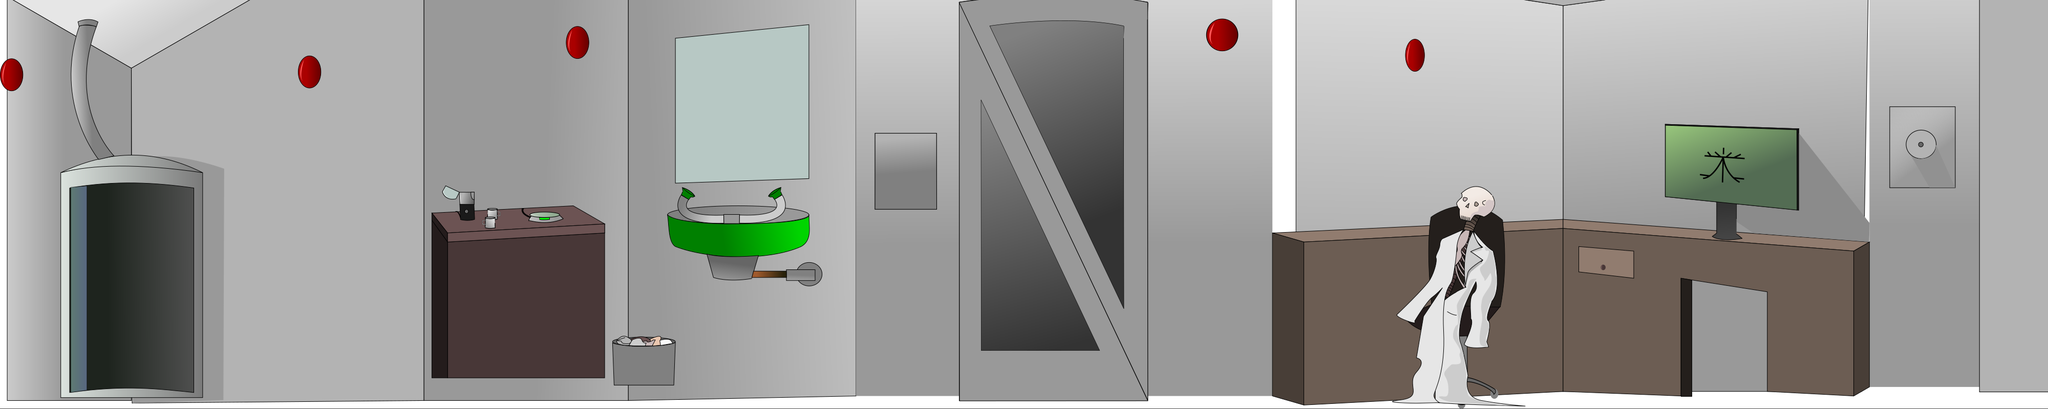

A level layout from a 2D game, rendered from its tile map. Below: a short description, then the map file with tile-grid data replaced by summaries:
An orthogonal 1x1 tile map with 4000x800 px tiles, 1 tile layer (bg) and 21 objects (9x polyline, 6x rectangle, 5x ellipse, rectanlge).

<map version="1.0" orientation="orthogonal" renderorder="right-down" width="1" height="1" tilewidth="4000" tileheight="800" nextobjectid="24">
 <tileset firstgid="1" name="images" tilewidth="4000" tileheight="800" tilecount="1" columns="0">
  <tile id="0">
   <image width="4000" height="800" source="PNC1.png" />
  </tile>
 </tileset>
 <layer name="bg" width="1" height="1">
  <data>[1 cells, 1 non-empty, 1 distinct tile ids]</data>
 </layer>
 <objectgroup name="lights">
  <object id="1" name="L1" type="polyline" x="1" y="140">
   <properties>
    <property name="interaction" value="Warning lights." />
    <property name="message" value="These lights are getting on my nerves." />
   </properties>
   <polyline points="0,0 13,1 32,29 17,65 0,64 0,0" />
  </object>
  <object id="2" name="L2" type="ellipse" x="569" y="136" width="45" height="63">
   <properties>
    <property name="interaction" value="Warning Lights." />
    <property name="message" value="These lights are getting on my nerves." />
   </properties>
   <ellipse />
  </object>
  <object id="3" name="L3" type="ellipse" x="1061" y="110" width="46" height="66">
   <properties>
    <property name="interaction" value="Warning lights." />
    <property name="message" value="These lights are getting on my nerves." />
   </properties>
   <ellipse />
  </object>
  <object id="5" name="L4" type="ellipse" x="2279" y="70" width="66" height="63">
   <properties>
    <property name="interaction" value="Warning lights." />
    <property name="message" value="These lights are getting on my nerves." />
   </properties>
   <ellipse />
  </object>
  <object id="6" name="L5" type="ellipse" x="2471" y="118" width="44" height="67">
   <properties>
    <property name="interaction" value="Warning lights." />
    <property name="message" value="These lights are getting on my nerves." />
   </properties>
   <ellipse />
  </object>
  <object id="7" name="L6" type="ellipse" x="3883" y="72" width="64" height="64">
   <properties>
    <property name="interaction" value="Warning lights." />
    <property name="message" value="These lights are getting on my nerves." />
   </properties>
   <ellipse />
  </object>
 </objectgroup>
 <objectgroup name="objects">
  <object id="9" name="chamber" type="polyline" x="175" y="337">
   <properties>
    <property name="interaction" value="I remember being put here for good. What happened?" />
    <property name="message" value="I remember being put here for good. What happened?" />
   </properties>
   <polyline points="0,0 -48,-104 -44,-247 -34,-271 5,-268 -20,-128 32,-8 139,-6 206,24 208,459 -71,461 -70,25 1,-2" />
  </object>
  <object id="10" name="pipe" type="rectangle" x="1432" y="588" width="60" height="17">
   <properties>
    <property name="interaction" value="Isn't iron oxide the same as rust?" />
    <property name="message" value="A rusty pipe." />
   </properties>
  </object>
  <object id="11" name="sink" type="polyline" x="1350" y="602">
   <properties>
    <property name="interaction" value="An eyewashing sink." />
    <property name="message" value="An eyewashing sink." />
   </properties>
   <polyline points="0,0 74,3 88,-43 177,-64 191,-118 142,-139 131,-178 106,-159 121,-144 -45,-139 -34,-167 -62,-177 -73,-133 -93,-123 -75,-61 -12,-44 0,0" />
  </object>
  <object id="12" name="trashbin" type="polyline" x="1155" y="795">
   <properties>
    <property name="interaction" value="There's some aluminum foil in this trash bin." />
    <property name="message" value="A trash bin. Probably nothing special." />
   </properties>
   <polyline points="0,0 119,1 121,-70 49,-81 -3,-71 -1,-3" />
  </object>
  <object id="13" name="scale" type="polyline" x="976.667" y="468.667">
   <properties>
    <property name="interaction" value="A digital scale." />
    <property name="message" value="A digital scale., obviously for coffee." />
   </properties>
   <polyline points="0,0 0.333333,10.6667 14.6667,18.6667 12,24.6667 52.6667,28 80.3333,19.6667 64.6667,6 15.6667,8.33333 15.3333,14.3333 3,6.66667 2.66667,-0.666667 -0.666667,-0.333333" />
  </object>
  <object id="14" name="mugs" type="polyline" x="904.333" y="506.333">
   <properties>
    <property name="interaction" value="Two coffe mugs." />
    <property name="message" value="Two coffee mugs...and no coffee." />
   </properties>
   <polyline points="0,0 20.6667,0.333333 19.6667,-18 26.6667,-17.6667 25.3333,-23.3333 30.3333,-22.6667 27.6667,-33.3333 23.3333,-33.3333 22.3333,-39.3333 3.33333,-38.6667 4,-22.3333 -0.333333,-21.3333 -0.333333,-15.3333 -6.33333,-15.6667 -6,-6.66667 -0.333333,-7 0,-0.333333" />
  </object>
  <object id="15" name="grinder" type="polyline" x="855.667" y="490.333">
   <properties>
    <property name="interaction" value="A coffee grinder." />
    <property name="message" value="A coffee grinder." />
   </properties>
   <polyline points="0,0 17,3.66667 30,-0.333333 28.6667,-55.6667 -0.333333,-55 -29.3333,-66.6667 -37,-54 -25,-41.6667 -9.33333,-40.6667 -2.66667,-53.6667 -0.666667,-2" />
  </object>
  <object id="16" name="armedDoor" type="rectanlge" x="1801" y="38" width="368" height="759">
   <properties>
    <property name="interaction" value="The warning system has clamped the door shut." />
    <property name="message" value="The warning system has clamped the door shut." />
   </properties>
  </object>
  <object id="17" name="armedLock" type="rectangle" x="1637" y="294" width="119" height="149">
   <properties>
    <property name="interaction" value="The lock has been seized by the warning system. I have to shut it off to leave." />
    <property name="message" value="The lock has been seized by the warning system. I have to shut it off to leave." />
   </properties>
  </object>
  <object id="18" name="scientist" type="polyline" x="2460" y="655">
   <properties>
    <property name="interaction" value="A dead scientist." />
    <property name="message" value="A dead scientist. There's a note and some metal strips in the coat pocket." />
   </properties>
   <polyline points="0,0 60,-60 65,-193 117,-213 127,-246 169,-250 194,-216 210,-148 204,-13 183,13 177,61 139,64 136,113 182,144 28,142 45,97 37,83 40,29 -1,-1" />
  </object>
  <object id="19" name="drawer" type="rectangle" x="2815" y="525" width="109" height="63">
   <properties>
    <property name="interaction" value="It's empty." />
    <property name="message" value="There's a key in this drawer." />
   </properties>
  </object>
  <object id="20" name="underdesk" type="rectangle" x="3012" y="582" width="170" height="218">
   <properties>
    <property name="interaction" value="There's a carving under the desk that says &quot;HOWDAREYOUASSUMEMYGENDER&quot;." />
    <property name="message" value="There's a carving under the desk that says &quot;HOWDAREYOUASSUMEMYGENDER&quot;." />
   </properties>
  </object>
  <object id="21" name="computer" type="polyline" x="3073" y="506">
   <properties>
    <property name="interaction" value="Finally I shut off the alarm." />
    <property name="message" value="The computer is locked." />
   </properties>
   <polyline points="0,0 31,9 66,3 52,-13 53,-62 123,-55 123,-222 -93,-227 -92,-82 5,-69 6,-14 1,-2" />
  </object>
  <object id="22" name="lock" type="rectangle" x="3238" y="294" width="118" height="149">
   <properties>
    <property name="interaction" value="The tip of the key broke inside the lock." />
    <property name="message" value="The lock needs a key. What else is new?" />
   </properties>
  </object>
  <object id="23" name="door" type="rectangle" x="3403" y="36" width="365" height="762">
   <properties>
    <property name="interaction" value="the door is sealed shut." />
    <property name="message" value="the door is sealed shut." />
   </properties>
  </object>
 </objectgroup>
</map>